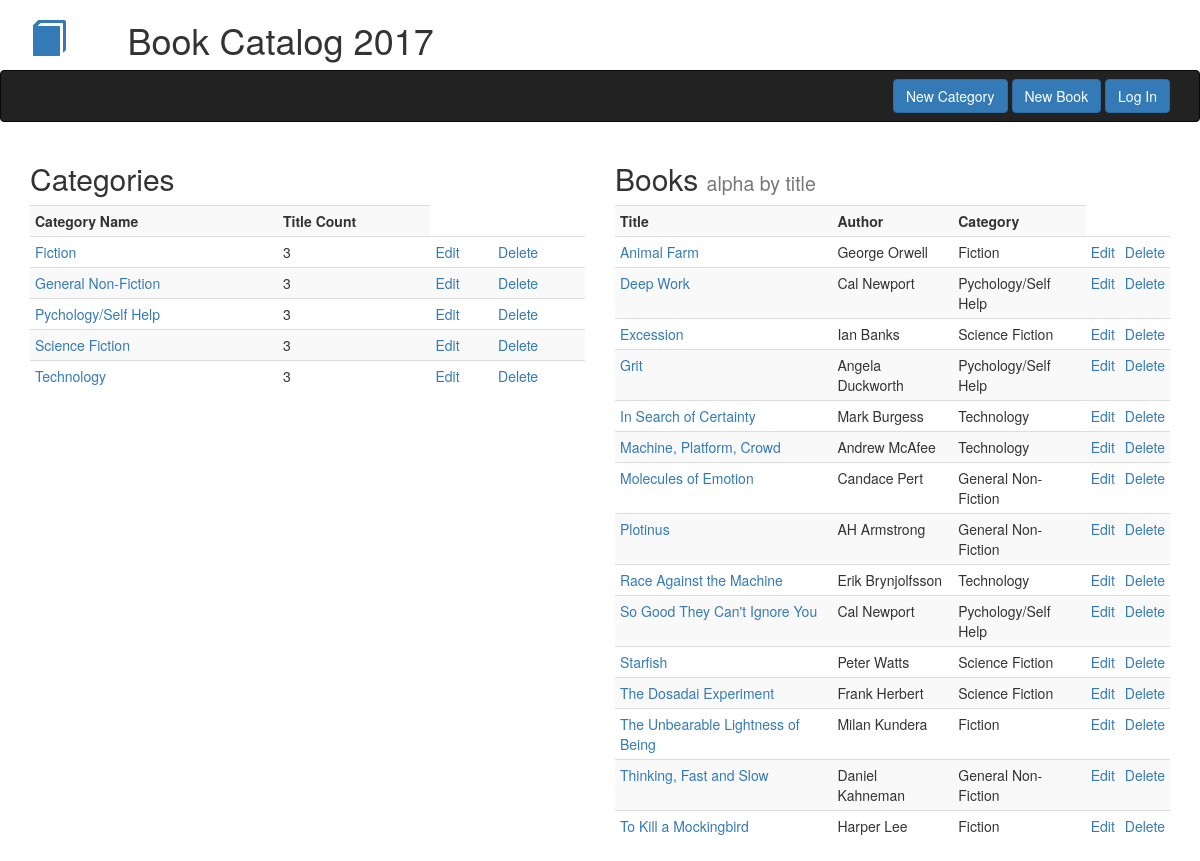
Before: / with the older database file.
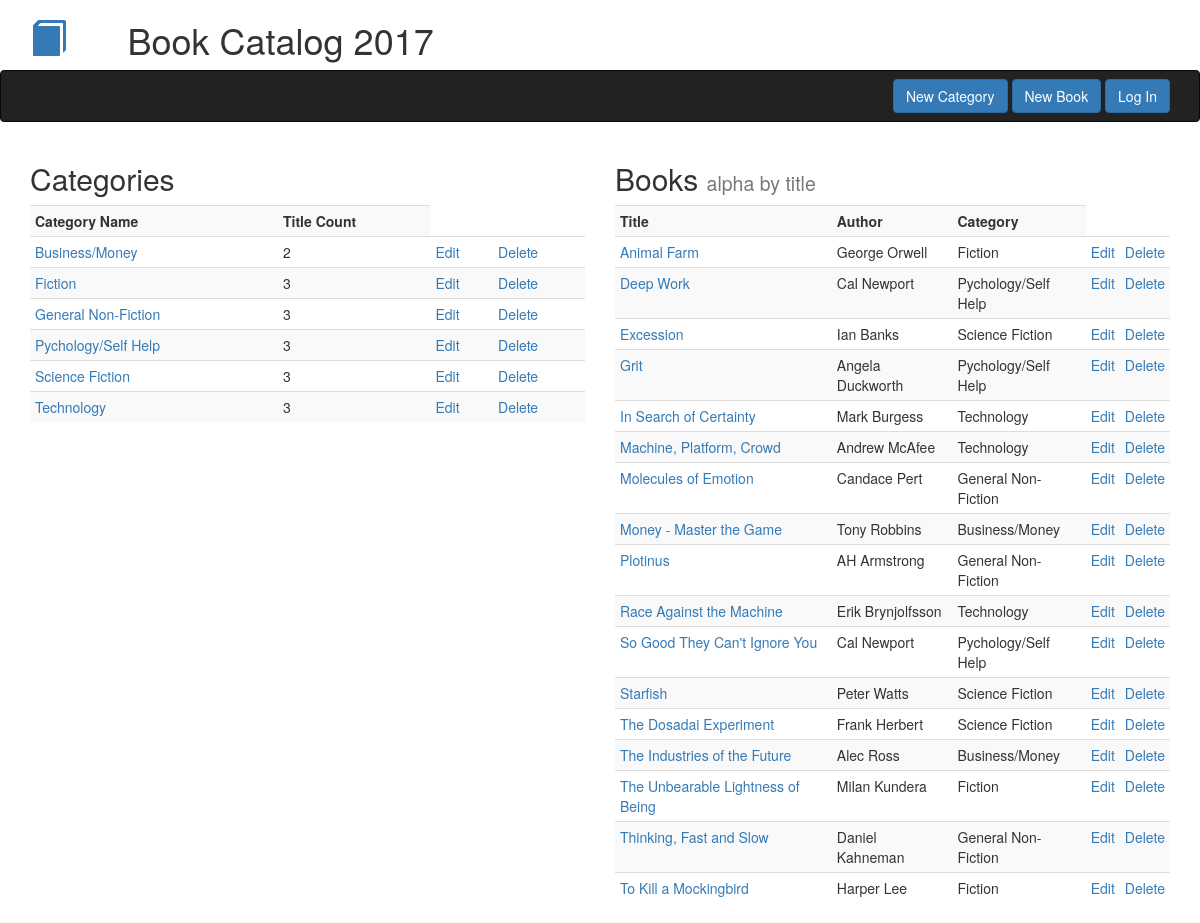
After: the same page with the newer database file.
### db_setup.py (models this page shows, shortened)
class Category(Base):
    __tablename__ = 'category'
    name = Column(String(80), nullable = False)
    id = Column(Integer, primary_key = True)

class Book(Base):
    __tablename__ = 'book'
    title = Column(String(80), nullable = False)
    id = Column(Integer, primary_key = True)
    subtitle = Column(String(250))
    author = Column(String(250), nullable = False)
    author2 = Column(String(250))
    description = Column(String(250))
    category_id = Column(Integer, ForeignKey('category.id'))
    category = relationship(Category)

### catalog.py (the view)
@app.route('/')
def indexPage():
    books = session.query(Book).order_by(Book.title)
    category_counts = (
        session.query(Category.name, Category.id, func.count(Book.title).label("count"))
        .outerjoin(Book, Category.id == Book.category_id)
        .group_by(Category.id)
        .order_by(Category.name)
        )
    return render_template('index.html',books = books, category_counts = category_counts)

### templates/index.html (shortened to what this page needs)
{% extends 'bootstrap/base.html' %}
{% block navbar %}{% include 'header_nav.html' %}{% endblock %}
{% block content %}
<div class='container'>
    <div class='row'>
        <div class='col-md-6'>
            <h2>Categories</h2>
            <table class='table table-striped table-condensed'>
            <th>Category Name</th><th>Title Count</th>
            {% for category in category_counts %}
                <tr><td><a href="{{ url_for('listBooks', category_id = category.id) }}">{{ category.name }}</a></td><td>{{ category.count }}<td><a href="{{ url_for('editCategory', category_id = category.id) }}"> Edit</a></td><td><a href="{{ url_for('deleteCategory', category_id = category.id) }}"> Delete</a></td></tr>
            {% endfor %}
            </table>
        </div>
        <div class='col-md-6'>
            <h2>Books <small>alpha by title</small></h2>
            <table class='table table-striped table-condensed'>
            <th>Title</th><th>Author</th><th>Category</th>
            {% for book in books %}
                <tr><td><a href="{{ url_for('singleBook', book_id = book.id) }}">{{ book.title }}</a></td><td>{{ book.author }}</td>
                {% for category in category_counts %}
                    {%  if category.id == book.category_id %}
                        <td>{{ category.name }}</td>
                    {% endif %}
                {% endfor %}
                <td><a href="{{ url_for('editBook', book_id = book.id) }}">Edit</a></td><td><a href="{{ url_for('deleteBook', book_id = book.id) }}">Delete</a></td></tr>
            {% endfor %}
            </table>
        </div>
    </div>
</div>
{% endblock %}

### templates/header_nav.html
<div class="container">
    <div class="row">
        <div class="col-xs-2 col-sm-1 h1"><a href="{{url_for('indexPage') }}"><span class="glyphicon glyphicon-book"></span></a></div>
        <div class="col-xs-10"><h1>Book Catalog 2017</h1></div>
    </div>
</div>
<nav class="navbar navbar-inverse bg-primary">
    <div class="container">
        <div class="row">
            <div class="col-md-6"></div>
            <div class="col-md-6 text-right">
                <a class="btn btn-primary navbar-btn" href="{{ url_for('createCategory') }}">New Category</a>
                <a class="btn btn-primary navbar-btn" href="{{ url_for('createBook') }}">New Book</a>
                <a class="btn btn-primary navbar-btn" href="#">Log In</a>
            </div>
        </div>
    </div>
</nav>

Changed rows visible on the page:
added Category: name "Business/Money", count "2"
added Book: title "Money - Master the Game", author "Tony Robbins"
added Book: title "The Industries of the Future", author "Alec Ross"
